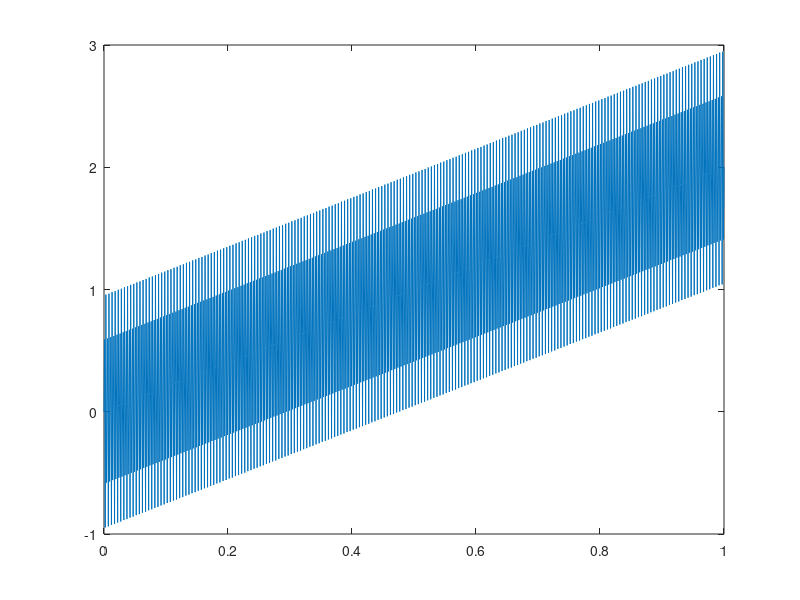
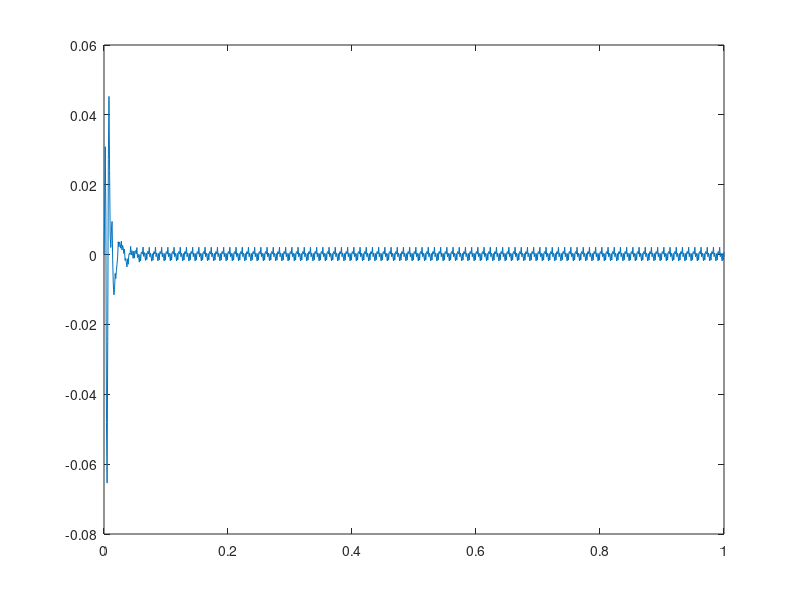

The MATLAB script that drew these images, in order:
clc
clear
Fs = 1000;
Fa = 50;
Fb = 200;
x = 0:0.001:1;
y1 = sin(2*pi*10*x);
y2 =  0.001*sin(2*pi*100*(x+0.1));
y3 =  sin(2*pi*400*x);
y4 = x*2;
y=y2+y3+y4;
Wl = 2*Fa/Fs;
Wh = 2*Fb/Fs;
[b,a] = butter(4,[Wl,Wh]);

yy = filter(b,a,y);
plot(x,y)
figure
plot(x,yy)